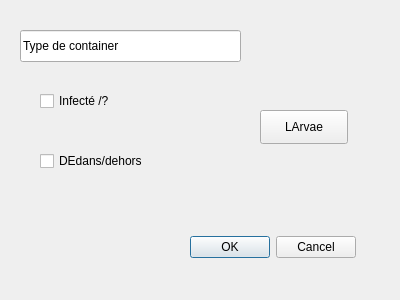
<?xml version="1.0" encoding="UTF-8"?>
<ui version="4.0">
 <class>Dialog</class>
 <widget class="QDialog" name="Dialog">
  <property name="geometry">
   <rect>
    <x>0</x>
    <y>0</y>
    <width>400</width>
    <height>300</height>
   </rect>
  </property>
  <property name="windowTitle">
   <string>Dialog</string>
  </property>
  <widget class="QLineEdit" name="lineEdit_2">
   <property name="geometry">
    <rect>
     <x>20</x>
     <y>30</y>
     <width>221</width>
     <height>32</height>
    </rect>
   </property>
   <property name="text">
    <string>Type de container</string>
   </property>
  </widget>
  <widget class="QDialogButtonBox" name="buttonBox">
   <property name="geometry">
    <rect>
     <x>180</x>
     <y>230</y>
     <width>176</width>
     <height>34</height>
    </rect>
   </property>
   <property name="standardButtons">
    <set>QDialogButtonBox::Cancel|QDialogButtonBox::Ok</set>
   </property>
  </widget>
  <widget class="QCheckBox" name="checkBox">
   <property name="geometry">
    <rect>
     <x>40</x>
     <y>150</y>
     <width>251</width>
     <height>22</height>
    </rect>
   </property>
   <property name="text">
    <string>DEdans/dehors</string>
   </property>
  </widget>
  <widget class="QCheckBox" name="checkBox_2">
   <property name="geometry">
    <rect>
     <x>40</x>
     <y>90</y>
     <width>251</width>
     <height>22</height>
    </rect>
   </property>
   <property name="text">
    <string>Infecté /?</string>
   </property>
  </widget>
  <widget class="QPushButton" name="pushButton">
   <property name="geometry">
    <rect>
     <x>260</x>
     <y>110</y>
     <width>88</width>
     <height>34</height>
    </rect>
   </property>
   <property name="text">
    <string>LArvae</string>
   </property>
  </widget>
 </widget>
 <resources/>
 <connections/>
</ui>
